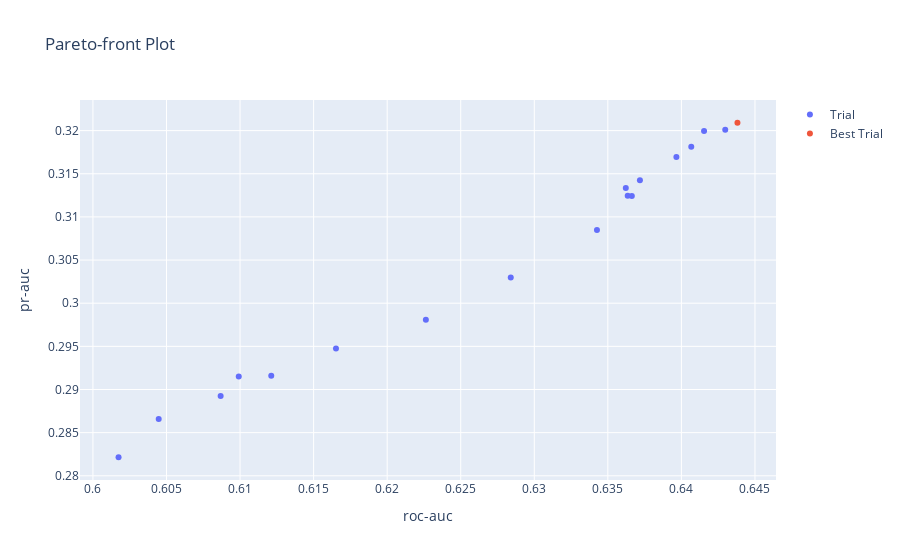

The notebook cell this image was saved under:
### Markdown cell above
### MultiObjective Optimisation

### Code cell
from blog.model.optimise import MultiObjective,ROCAUCObjective,PRAUCObjective
from optuna.visualization import plot_param_importances,plot_pareto_front,plot_optimization_history

# Execute an optimization by using an `Objective` instance.
study = optuna.create_study(study_name='multi_objective',directions=["maximize","maximize"])
study.optimize(MultiObjective(X_train, y_train), n_trials=25, timeout=300)
print("Number of finished trials: ", len(study.trials))
plot_pareto_front(study, target_names=["roc-auc", "pr-auc"])

### Figure 1 — Plotly figure (JSON) as saved in the notebook; plotly's stock layout.template omitted (floating-point values rounded to 4 significant figures)
{"data": [{"hovertemplate": "%{text}<extra>Trial</extra>", "mode": "markers", "name": "Trial", "text": ["{<br>  \"number\": 0,<br>  \"values\": [<br>    0.63635,<br>    0.31246<br>  ],<br>  \"params\": {<br>    \"n_estimators\": 210,<br>    \"learning_rate\": 0.14128983585199908,<br>    \"num_leaves\": 72,<br>    \"feature_fraction\": 0.42292595516341336<br>  }<br>}", "{<br>  \"number\": 1,<br>  \"values\": [<br>    0.64154,<br>    0.31996<br>  ],<br>  \"params\": {<br>    \"n_estimators\": 140,<br>    \"learning_rate\": 0.02257036133176424,<br>    \"num_leaves\": 29,<br>    \"feature_fraction\": 0.6092618720774687<br>  }<br>}", "{<br>  \"number\": 2,<br>  \"values\": [<br>    0.63622,<br>    0.31334<br>  ],<br>  \"params\": {<br>    \"n_estimators\": 70,<br>    \"learning_rate\": 0.1392736583197699,<br>    \"num_leaves\": 132,<br>    \"feature_fraction\": 0.9225336118380265<br>  }<br>}", "{<br>  \"number\": 3,<br>  \"values\": [<br>    0.6284,<br>    0.30298<br>  ],<br>  \"params\": {<br>    \"n_estimators\": 320,<br>    \"learning_rate\": 0.228863224238406,<br>    \"num_leaves\": 34,<br>    \"feature_fraction\": 0.9271853710239897<br>  }<br>}", "{<br>  \"number\": 4,<br>  \"values\": [<br>    0.64298,<br>    0.32009<br>  ],<br>  \"params\": {<br>    \"n_estimators\": 110,<br>    \"learning_rate\": 0.2356672518950095,<br>    \"num_leaves\": 9,<br>    \"feature_fraction\": 0.6640916429392361<br>  }<br>}", "{<br>  \"number\": 5,<br>  \"values\": [<br>    0.61652,<br>    0.29475<br>  ],<br>  \"params\": {<br>    \"n_estimators\": 170,<br>    \"learning_rate\": 0.24369218165609657,<br>    \"num_leaves\": 143,<br>    \"feature_fraction\": 0.5224754913800768<br>  }<br>}", "{<br>  \"number\": 6,<br>  \"values\": [<br>    0.63663,<br>    0.31242<br>  ],<br>  \"params\": {<br>    \"n_estimators\": 30,<br>    \"learning_rate\": 0.2094425212161087,<br>    \"num_leaves\": 97,<br>    \"feature_fraction\": 0.9725803919764581<br>  }<br>}", "{<br>  \"number\": 7,<br>  \"values\": [<br>    0.60447,<br>    0.28657<br>  ],<br>  \"params\": {<br>    \"n_estimators\": 500,<br>    \"learning_rate\": 0.20097600725566864,<br>    \"num_leaves\": 218,<br>    \"feature_fraction\": 0.6741292807514625<br>  }<br>}", "{<br>  \"number\": 8,<br>  \"values\": [<br>    0.61212,<br>    0.29158<br>  ],<br>  \"params\": {<br>    \"n_estimators\": 160,<br>    \"learning_rate\": 0.2265243986179335,<br>    \"num_leaves\": 250,<br>    \"feature_fraction\": 0.5385451578213633<br>  }<br>}", "{<br>  \"number\": 9,<br>  \"values\": [<br>    0.64067,<br>    0.31814<br>  ],<br>  \"params\": {<br>    \"n_estimators\": 190,<br>    \"learning_rate\": 0.06382468931140207,<br>    \"num_leaves\": 128,<br>    \"feature_fraction\": 0.6930433905619672<br>  }<br>}", "{<br>  \"number\": 10,<br>  \"values\": [<br>    0.60991,<br>    0.29151<br>  ],<br>  \"params\": {<br>    \"n_estimators\": 470,<br>    \"learning_rate\": 0.19021548075616207,<br>    \"num_leaves\": 148,<br>    \"feature_fraction\": 0.49779431073906555<br>  }<br>}", "{<br>  \"number\": 11,<br>  \"values\": [<br>    0.60868,<br>    0.28925<br>  ],<br>  \"params\": {<br>    \"n_estimators\": 240,<br>    \"learning_rate\": 0.2160701669181066,<br>    \"num_leaves\": 213,<br>    \"feature_fraction\": 0.8368814559115352<br>  }<br>}", "{<br>  \"number\": 12,<br>  \"values\": [<br>    0.62263,<br>    0.29808<br>  ],<br>  \"params\": {<br>    \"n_estimators\": 180,<br>    \"learning_rate\": 0.29954517391445185,<br>    \"num_leaves\": 59,<br>    \"feature_fraction\": 0.4345769955639375<br>  }<br>}", "{<br>  \"number\": 14,<br>  \"values\": [<br>    0.63718,<br>    0.31424<br>  ],<br>  \"params\": {<br>    \"n_estimators\": 230,<br>    \"learning_rate\": 0.0626515898822286,<br>    \"num_leaves\": 207,<br>    \"feature_fraction\": 0.4058952599747334<br>  }<br>}", "{<br>  \"number\": 15,<br>  \"values\": [<br>    0.60174,<br>    0.28215<br>  ],<br>  \"params\": {<br>    \"n_estimators\": 420,<br>    \"learning_rate\": 0.27812426052684175,<br>    \"num_leaves\": 138,<br>    \"feature_fraction\": 0.5364474793944889<br>  }<br>}", "{<br>  \"number\": 16,<br>  \"values\": [<br>    0.63426,<br>    0.30848<br>  ],<br>  \"params\": {<br>    \"n_estimators\": 350,<br>    \"learning_rate\": 0.23686568503532454,<br>    \"num_leaves\": 21,<br>    \"feature_fraction\": 0.40478436070410484<br>  }<br>}", "{<br>  \"number\": 17,<br>  \"values\": [<br>    0.63966,<br>    0.31695<br>  ],<br>  \"params\": {<br>    \"n_estimators\": 100,<br>    \"learning_rate\": 0.11175146890804553,<br>    \"num_leaves\": 109,<br>    \"feature_fraction\": 0.7043269660280804<br>  }<br>}"], "type": "scatter", "x": [0.6363, 0.6415, 0.6362, 0.6284, 0.643, 0.6165, 0.6366, 0.6045, 0.6121, 0.6407, 0.6099, 0.6087, 0.6226, 0.6372, 0.6017, 0.6343, 0.6397], "y": [0.3125, 0.32, 0.3133, 0.303, 0.3201, 0.2948, 0.3124, 0.2866, 0.2916, 0.3181, 0.2915, 0.2893, 0.2981, 0.3142, 0.2822, 0.3085, 0.317]}, {"hovertemplate": "%{text}<extra>Best Trial</extra>", "mode": "markers", "name": "Best Trial", "text": ["{<br>  \"number\": 13,<br>  \"values\": [<br>    0.64381,<br>    0.32091<br>  ],<br>  \"params\": {<br>    \"n_estimators\": 130,<br>    \"learning_rate\": 0.12913914177140604,<br>    \"num_leaves\": 23,<br>    \"feature_fraction\": 0.5518114634822708<br>  }<br>}"], "type": "scatter", "x": [0.6438], "y": [0.3209]}], "layout": {"title": {"text": "Pareto-front Plot"}, "xaxis": {"title": {"text": "roc-auc"}}, "yaxis": {"title": {"text": "pr-auc"}}}}
